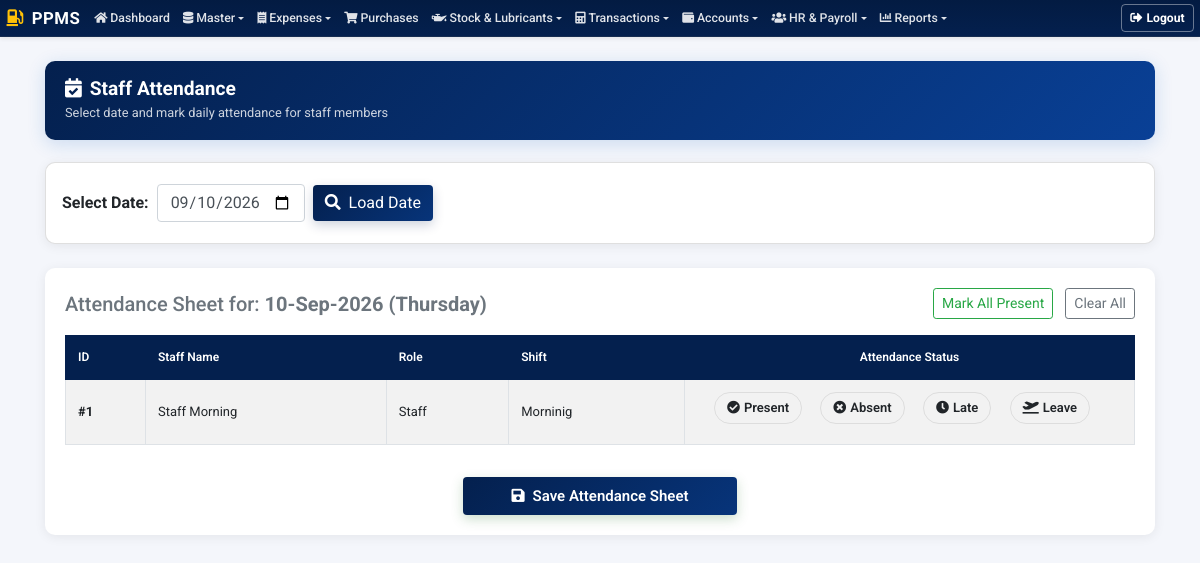
Page /staff/attendance-list.php (signed in) on the committed database.
### tables this page shows
CREATE TABLE `tbl_staff` (
  `id` int(11) NOT NULL,
  `first_name` varchar(128) NOT NULL,
  `last_name` varchar(128) NOT NULL,
  `role_id` int(11) NOT NULL,
  `joining_date` date NOT NULL,
  `shift_id` int(11) NOT NULL,
  `salary` decimal(10,2) NOT NULL DEFAULT 0.00,
  `experience` varchar(255) DEFAULT NULL,
  `address` varchar(512) DEFAULT NULL,
  `phone` varchar(32) NOT NULL DEFAULT '',
  `created_at` datetime NOT NULL DEFAULT current_timestamp(),
  `updated_at` datetime NOT NULL DEFAULT current_timestamp() ON UPDATE current_timestamp(),
  `deleted_at` datetime DEFAULT NULL
);

CREATE TABLE `tbl_staff_roles` (
  `id` int(11) NOT NULL,
  `name` varchar(128) NOT NULL,
  `created_at` timestamp NOT NULL DEFAULT current_timestamp(),
  `updated_at` timestamp NOT NULL DEFAULT current_timestamp() ON UPDATE current_timestamp(),
  `deleted_at` datetime DEFAULT NULL
);

CREATE TABLE `tbl_shifts` (
  `id` int(11) NOT NULL,
  `name` varchar(128) NOT NULL,
  `start_time` time NOT NULL,
  `end_time` time NOT NULL,
  `status` enum('Active','Inactive') NOT NULL DEFAULT 'Active',
  `deleted_at` datetime DEFAULT NULL
);

### staff/attendance-list.php (the view, shortened to what this page needs)
<?php
require '../include/permissions.php';
$date = isset($_GET['date']) ? mysqli_real_escape_string($connection, $_GET['date']) : date('Y-m-d');
$staff_sql = "SELECT s.id, s.first_name, s.last_name, r.name as role_name, sh.name as shift_name
              FROM tbl_staff s
              LEFT JOIN tbl_staff_roles r ON s.role_id = r.id
              LEFT JOIN tbl_shifts sh ON s.shift_id = sh.id
              ORDER BY s.id DESC";
$staff_result = mysqli_query($connection, $staff_sql);
?>
<!DOCTYPE html>
<html lang="en">
<head>
    <link rel="stylesheet" href="https://stackpath.bootstrapcdn.com/bootstrap/4.3.1/css/bootstrap.min.css">
    <link rel="stylesheet" href="https://cdnjs.cloudflare.com/ajax/libs/font-awesome/5.11.2/css/all.min.css">
    <link rel="stylesheet" href="../include/style.css?v=1.0.1">
</head>
<body>
    <?php include('../include/navbar.php'); ?>
    <main class="main">
        <div class="container pt-4 pb-5">
            <div class="page-header">
                <div>
                    <h4><i class="fas fa-calendar-check mr-2"></i>Staff Attendance</h4>
                    <small style="opacity:.8;">Select date and mark daily attendance for staff members</small>
                </div>
            </div>
            <div class="card mb-4" style="border-radius:10px; box-shadow:0 2px 12px rgba(0,0,0,0.07);">
                <div class="card-body">
                    <form method="GET" action="attendance-list.php" class="form-inline">
                        <label class="my-1 mr-2 font-weight-bold" for="date">Select Date:</label>
                        <input type="date" name="date" id="date" class="form-control mr-sm-2" value="<?php echo htmlspecialchars($date); ?>" max="<?php echo date('Y-m-d'); ?>" required>
                        <button type="submit" class="btn btn-primary my-1"><i class="fas fa-search mr-1"></i> Load Date</button>
                    </form>
                </div>
            </div>
            <div class="list-card">
                <form action="attendance-list.php" method="POST">
                    <div class="d-flex justify-content-between align-items-center mb-3">
                        <h5 class="mb-0 text-muted">Attendance Sheet for: <strong><?php echo date('d-M-Y (l)', strtotime($date)); ?></strong></h5>
                        <div>
                            <button type="button" class="btn btn-sm btn-outline-success mr-2" onclick="markAll('Present')">Mark All Present</button>
                            <button type="button" class="btn btn-sm btn-outline-secondary" onclick="clearAll()">Clear All</button>
                        </div>
                    </div>
                    <table class="table table-bordered table-striped" style="width:100%;">
                        <thead>
                            <tr>
                                <th style="width: 80px;">ID</th>
                                <th>Staff Name</th>
                                <th>Role</th>
                                <th>Shift</th>
                                <th style="width: 450px; text-align: center;">Attendance Status</th>
                            </tr>
                        </thead>
                        <tbody>
                            <?php if ($staff_result && mysqli_num_rows($staff_result) > 0): ?>
                                <?php while ($row = mysqli_fetch_assoc($staff_result)):
                                    $fullName = $row['first_name'] . ' ' . $row['last_name'];
                                    $staff_id = $row['id'];
                                ?>
                                    <tr>
                                        <td><strong>#<?php echo $staff_id; ?></strong></td>
                                        <td><?php echo htmlspecialchars($fullName); ?></td>
                                        <td><?php echo htmlspecialchars($row['role_name'] ?? 'N/A'); ?></td>
                                        <td><?php echo htmlspecialchars($row['shift_name'] ?? 'N/A'); ?></td>
                                        <td style="text-align: center;">
                                            <label class="att-radio att-radio-p">
                                                <span class="att-label"><i class="fas fa-check-circle mr-1"></i>Present</span>
                                            </label>
                                            <label class="att-radio att-radio-a">
                                                <span class="att-label"><i class="fas fa-times-circle mr-1"></i>Absent</span>
                                            </label>
                                            <label class="att-radio att-radio-l">
                                                <span class="att-label"><i class="fas fa-clock mr-1"></i>Late</span>
                                            </label>
                                            <label class="att-radio att-radio-le">
                                                <span class="att-label"><i class="fas fa-plane-departure mr-1"></i>Leave</span>
                                            </label>
                                        </td>
                                    </tr>
                                <?php endwhile; ?>
                            <?php else: ?>
                                <tr>
                                    <td colspan="5" class="text-center text-muted py-4">No staff members found. <a href="add-staff.php">Add some now.</a></td>
                                </tr>
                            <?php endif; ?>
                        </tbody>
                    </table>
                    <?php if ($staff_result && mysqli_num_rows($staff_result) > 0): ?>
                        <div class="text-center pt-3">
                            <button type="submit" class="btn btn-success px-5 py-2" style="font-weight:600; font-size:15px; box-shadow: 0 4px 12px rgba(46,125,50,0.25);">
                                <i class="fas fa-save mr-2"></i>Save Attendance Sheet
                            </button>
                        </div>
                    <?php endif; ?>
                </form>
            </div>
        </div>
    </main>
</body>
</html>

### include/style.css (style rules this page uses)
:root { --primary-color: #04204e; --primary-hover: #07347a; --primary-light: #e6f0fa; --primary-gradient: linear-gradient(135deg, var(--primary-color) 0%, #07347a 100%); --gradient-header: linear-gradient(135deg, var(--primary-color) 0%, #094096 100%); --navy-glass: rgba(4, 32, 78, 0.96); }
body { font-family: 'Roboto', sans-serif; background-color: #f4f6fb; color: #212529; overflow-x: hidden; }
@media (max-width: 1240px) { .page-header { padding: 16px 20px !important; flex-direction: column !important; align-items: flex-start !important; gap: 12px; } }
@media (max-width: 1240px) { .page-header h4, .page-header h2 { font-size: 1.2rem !important; } }
@media (max-width: 1240px) { .card-custom, .card-body, .header-card, .table-card { padding: 18px 16px !important; } }
.btn-primary { background-color: #04204e !important; background: var(--primary-gradient) !important; border: none !important; color: #ffffff !important; box-shadow: 0 4px 12px rgba(4, 32, 78, 0.2); transition: all 0.2s ease; }
table thead th, .table thead th { background-color: #04204e !important; color: #ffffff !important; border-color: #04204e !important; vertical-align: middle !important; }

### staff/attendance-list.php (style rules this page uses)
body { background:#f4f6fb; font-family:'Roboto',sans-serif; }
.page-header { background: var(--gradient-header) !important; color:#fff; padding:18px 28px; border-radius:10px; margin-bottom:22px; display:flex; align-items:center; justify-content:space-between; box-shadow:0 4px 18px rgba(21,101,192,0.18); }
.page-header h4 { margin:0; font-weight:700; font-size:1.25rem; }
.list-card { background:#fff; border-radius:10px; box-shadow:0 2px 12px rgba(0,0,0,0.07); overflow:hidden; padding:20px; }
.table thead th { background: var(--primary-color) !important; color:#fff; font-size:12px; font-weight:600; }
.table td { vertical-align:middle; font-size:13px; }
.btn-primary { background: var(--primary-gradient) !important; border: none !important; }
.btn-success { background: var(--primary-gradient) !important; border: none !important; }
.att-radio { position: relative; display: inline-block; margin-right: 15px; cursor: pointer; font-weight: 600; font-size: 13px; }
.att-label { padding: 5px 12px; border-radius: 20px; border: 1px solid #ddd; transition: all 0.2s; display: inline-block; }

### rows in the picture
tbl_staff: id "1", fullName "Staff Morning", tbl_staff_roles.name "Staff", shift.name "Morninig"

### other values in the picture
date('d-M-Y (l)', strtotime($date)) "10-Sep-2026 (Thursday)"
